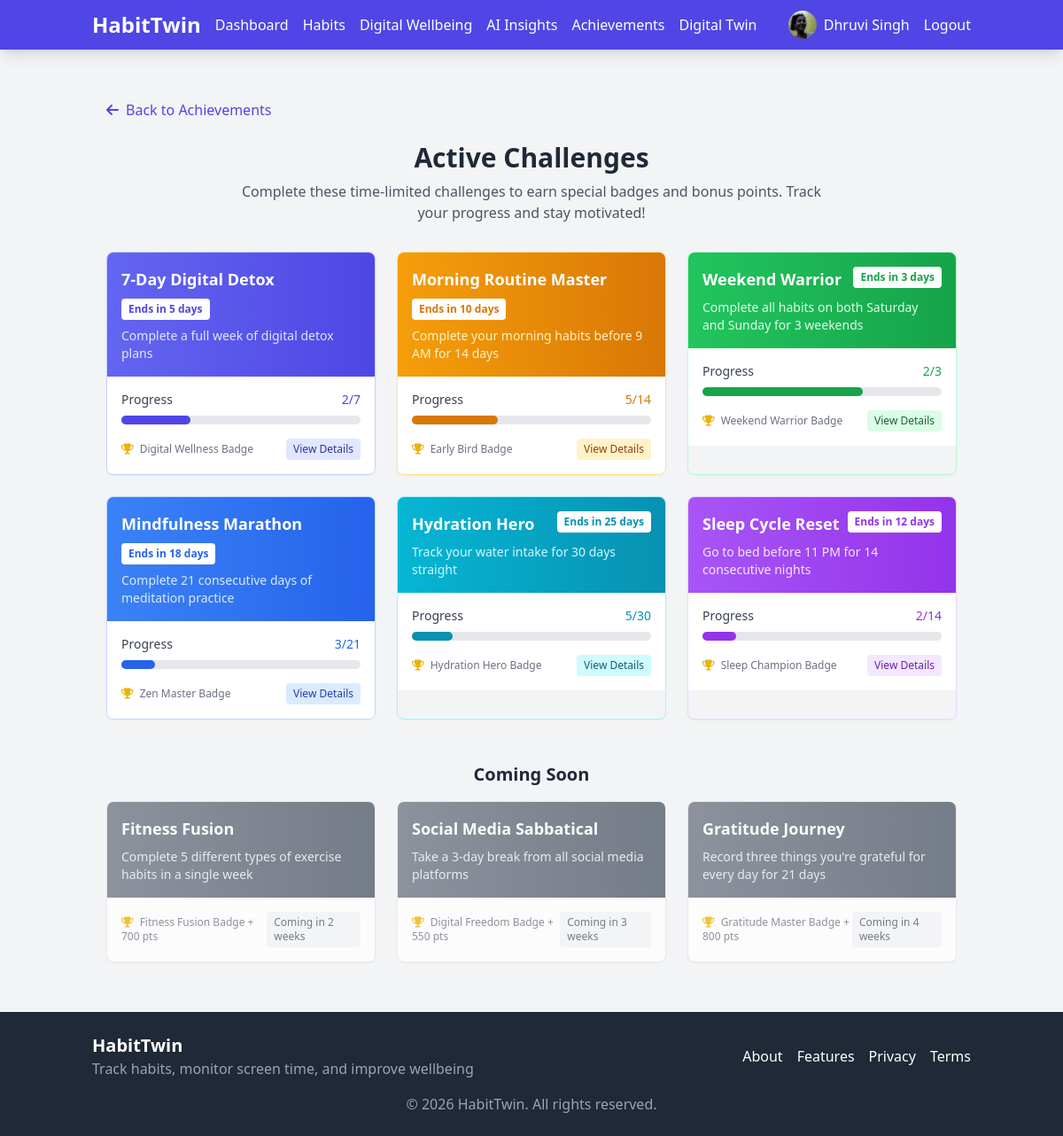
The app's page /challenges (signed in) with its own data.
### app/models.py (models this page shows, shortened)
class User(db.Model, UserMixin):
    id = db.Column(db.Integer, primary_key=True)
    username = db.Column(db.String(64), unique=True, nullable=False)
    email = db.Column(db.String(120), unique=True, nullable=False)
    password_hash = db.Column(db.String(128))
    full_name = db.Column(db.String(100))
    age = db.Column(db.Integer)
    hobbies = db.Column(db.Text)
    bio = db.Column(db.Text)
    profile_pic = db.Column(db.String(100), default='default.jpg')
    join_date = db.Column(db.DateTime, default=datetime.utcnow)
    habits = db.relationship('Habit', backref='user', lazy=True)
    habit_logs = db.relationship('HabitLog', backref='user', lazy=True)
    screen_time_logs = db.relationship('ScreenTimeLog', backref='user', lazy=True)
    achievements = db.relationship('UserAchievement', backref='user', lazy=True)
    app_limits = db.relationship('AppLimit', backref='user', lazy=True)
    detox_plans = db.relationship('DigitalDetoxPlan', backref='user', lazy=True)

### app/gamification/routes.py (the view)
@gamification.route('/challenges')
@login_required
def browse_challenges():
    challenges = [
        {
            'id': 1,
            'name': '7-Day Digital Detox',
            'description': 'Complete a full week of digital detox plans',
            'end_date': datetime.now() + timedelta(days=5),
            'progress': 2,
            'total': 7,
            'reward_points': 500,
            'reward_badge': 'Digital Wellness Badge',
            'color': 'indigo'
        },
        {
            'id': 2,
            'name': 'Morning Routine Master',
            'description': 'Complete your morning habits before 9 AM for 14 days',
            'end_date': datetime.now() + timedelta(days=10),
            'progress': 5,
            'total': 14,
            'reward_points': 750,
            'reward_badge': 'Early Bird Badge',
            'color': 'amber'
        },
        {
            'id': 3,
            'name': 'Weekend Warrior',
            'description': 'Complete all habits on both Saturday and Sunday for 3 weekends',
            'end_date': datetime.now() + timedelta(days=3),
            'progress': 2,
            'total': 3,
            'reward_points': 600,
            'reward_badge': 'Weekend Warrior Badge',
            'color': 'green'
        },
        {
            'id': 4,
            'name': 'Mindfulness Marathon',
            'description': 'Complete 21 consecutive days of meditation practice',
            'end_date': datetime.now() + timedelta(days=18),
            'progress': 3,
            'total': 21,
            'reward_points': 800,
            'reward_badge': 'Zen Master Badge',
            'color': 'blue'
        },
        {
            'id': 5,
            'name': 'Hydration Hero',
            'description': 'Track your water intake for 30 days straight',
            'end_date': datetime.now() + timedelta(days=25),
            'progress': 5,
            'total': 30,
            'reward_points': 650,
            'reward_badge': 'Hydration Hero Badge',
            'color': 'cyan'
        },
        {
            'id': 6,
            'name': 'Sleep Cycle Reset',
            'description': 'Go to bed before 11 PM for 14 consecutive nights',
            'end_date': datetime.now() + timedelta(days=12),
            'progress': 2,
            'total': 14,
            'reward_points': 700,
            'reward_badge': 'Sleep Champion Badge',
            'color': 'purple'
        }
    ]
    return render_template(
        'gamification/browse_challenges.html',
        title='Browse Challenges',
        challenges=challenges
    )

### app/templates/gamification/browse_challenges.html
{% extends "base.html" %}
{% block content %}
<div class="container mx-auto px-4 py-8">
    <div class="max-w-6xl mx-auto">
        <a href="{{ url_for('gamification.achievements') }}" class="inline-flex items-center text-indigo-600 hover:text-indigo-800 mb-6">
            <i class="fas fa-arrow-left mr-2"></i> Back to Achievements
        </a>
        <div class="mb-8 text-center">
            <h1 class="text-3xl font-bold text-gray-800 mb-2">Active Challenges</h1>
            <p class="text-gray-600 max-w-2xl mx-auto">Complete these time-limited challenges to earn special badges and bonus points. Track your progress and stay motivated!</p>
        </div>
        <div class="grid grid-cols-1 md:grid-cols-2 lg:grid-cols-3 gap-6">
            {% for challenge in challenges %}
            <div class="border rounded-lg overflow-hidden shadow-sm hover:shadow-md transition-shadow {% if challenge.color == 'indigo' %}border-indigo-200{% elif challenge.color == 'amber' %}border-amber-200{% elif challenge.color == 'green' %}border-green-200{% elif challenge.color == 'blue' %}border-blue-200{% elif challenge.color == 'cyan' %}border-cyan-200{% elif challenge.color == 'purple' %}border-purple-200{% else %}border-gray-200{% endif %}">
                <div class="bg-gradient-to-r text-white p-4 {% if challenge.color == 'indigo' %}from-indigo-500 to-indigo-600{% elif challenge.color == 'amber' %}from-amber-500 to-amber-600{% elif challenge.color == 'green' %}from-green-500 to-green-600{% elif challenge.color == 'blue' %}from-blue-500 to-blue-600{% elif challenge.color == 'cyan' %}from-cyan-500 to-cyan-600{% elif challenge.color == 'purple' %}from-purple-500 to-purple-600{% else %}from-gray-500 to-gray-600{% endif %}">
                    <div class="flex flex-wrap justify-between items-start gap-2 mb-2">
                        <h3 class="font-bold text-lg">{{ challenge.name }}</h3>
                        <div class="bg-white text-xs font-bold px-2 py-1 rounded whitespace-nowrap {% if challenge.color == 'indigo' %}text-indigo-600{% elif challenge.color == 'amber' %}text-amber-600{% elif challenge.color == 'green' %}text-green-600{% elif challenge.color == 'blue' %}text-blue-600{% elif challenge.color == 'cyan' %}text-cyan-600{% elif challenge.color == 'purple' %}text-purple-600{% else %}text-gray-600{% endif %}">
                            Ends in {{ (challenge.end_date - now).days }} days
                        </div>
                    </div>
                    <p class="text-sm {% if challenge.color == 'indigo' %}text-indigo-100{% elif challenge.color == 'amber' %}text-amber-100{% elif challenge.color == 'green' %}text-green-100{% elif challenge.color == 'blue' %}text-blue-100{% elif challenge.color == 'cyan' %}text-cyan-100{% elif challenge.color == 'purple' %}text-purple-100{% else %}text-gray-100{% endif %}">{{ challenge.description }}</p>
                </div>
                <div class="p-4 bg-white">
                    <div class="flex items-center justify-between mb-2">
                        <span class="text-xs sm:text-sm font-medium text-gray-700">Progress</span>
                        <span class="text-xs sm:text-sm font-medium {% if challenge.color == 'indigo' %}text-indigo-600{% elif challenge.color == 'amber' %}text-amber-600{% elif challenge.color == 'green' %}text-green-600{% elif challenge.color == 'blue' %}text-blue-600{% elif challenge.color == 'cyan' %}text-cyan-600{% elif challenge.color == 'purple' %}text-purple-600{% else %}text-gray-600{% endif %}">{{ challenge.progress }}/{{ challenge.total }}</span>
                    </div>
                    <div class="w-full bg-gray-200 rounded-full h-2.5 mb-4">
                        <div class="h-2.5 rounded-full {% if challenge.color == 'indigo' %}bg-indigo-600{% elif challenge.color == 'amber' %}bg-amber-600{% elif challenge.color == 'green' %}bg-green-600{% elif challenge.color == 'blue' %}bg-blue-600{% elif challenge.color == 'cyan' %}bg-cyan-600{% elif challenge.color == 'purple' %}bg-purple-600{% else %}bg-gray-600{% endif %}" style="width: {{ ((challenge.progress / challenge.total) * 100)|default(0)|round }}%"></div>
                    </div>
                    <div class="flex justify-between items-center">
                        <div class="text-xs text-gray-500">
                            <i class="fas fa-trophy mr-1 text-yellow-500"></i>
                            <span class="hidden xs:inline">Reward:</span> {{ challenge.reward_badge }}
                        </div>
                        <a href="{{ url_for('gamification.challenge_details', challenge_id=challenge.id) }}"
                           class="text-xs font-medium py-1 px-2 rounded transition-colors
                           {% if challenge.color == 'indigo' %}
                               bg-indigo-100 hover:bg-indigo-200 text-indigo-800
                           {% elif challenge.color == 'amber' %}
                               bg-amber-100 hover:bg-amber-200 text-amber-800
                           {% elif challenge.color == 'green' %}
                               bg-green-100 hover:bg-green-200 text-green-800
                           {% elif challenge.color == 'blue' %}
                               bg-blue-100 hover:bg-blue-200 text-blue-800
                           {% elif challenge.color == 'cyan' %}
                               bg-cyan-100 hover:bg-cyan-200 text-cyan-800
                           {% elif challenge.color == 'purple' %}
                               bg-purple-100 hover:bg-purple-200 text-purple-800
                           {% else %}
                               bg-gray-100 hover:bg-gray-200 text-gray-800
                           {% endif %}">
                            View Details
                        </a>
                    </div>
                </div>
            </div>
            {% endfor %}
        </div>
        <div class="mt-12">
            <h2 class="text-xl font-bold text-gray-800 mb-4 text-center">Coming Soon</h2>
            <div class="grid grid-cols-1 md:grid-cols-2 lg:grid-cols-3 gap-6">
                <div class="border border-gray-200 rounded-lg overflow-hidden bg-white shadow-sm opacity-75">
                    <div class="bg-gradient-to-r from-gray-500 to-gray-600 text-white p-4">
                        <h3 class="font-bold text-lg mb-2">Fitness Fusion</h3>
                        <p class="text-gray-200 text-sm">Complete 5 different types of exercise habits in a single week</p>
                    </div>
                    <div class="p-4">
                        <div class="flex justify-between items-center">
                            <div class="text-xs text-gray-500">
                                <i class="fas fa-trophy mr-1 text-yellow-500"></i>
                                <span>Fitness Fusion Badge + 700 pts</span>
                            </div>
                            <span class="text-xs bg-gray-100 text-gray-600 font-medium py-1 px-2 rounded">
                                Coming in 2 weeks
                            </span>
                        </div>
                    </div>
                </div>
                <div class="border border-gray-200 rounded-lg overflow-hidden bg-white shadow-sm opacity-75">
                    <div class="bg-gradient-to-r from-gray-500 to-gray-600 text-white p-4">
                        <h3 class="font-bold text-lg mb-2">Social Media Sabbatical</h3>
                        <p class="text-gray-200 text-sm">Take a 3-day break from all social media platforms</p>
                    </div>
                    <div class="p-4">
                        <div class="flex justify-between items-center">
                            <div class="text-xs text-gray-500">
                                <i class="fas fa-trophy mr-1 text-yellow-500"></i>
                                <span>Digital Freedom Badge + 550 pts</span>
                            </div>
                            <span class="text-xs bg-gray-100 text-gray-600 font-medium py-1 px-2 rounded">
                                Coming in 3 weeks
                            </span>
                        </div>
                    </div>
                </div>
                <div class="border border-gray-200 rounded-lg overflow-hidden bg-white shadow-sm opacity-75">
                    <div class="bg-gradient-to-r from-gray-500 to-gray-600 text-white p-4">
                        <h3 class="font-bold text-lg mb-2">Gratitude Journey</h3>
                        <p class="text-gray-200 text-sm">Record three things you're grateful for every day for 21 days</p>
                    </div>
                    <div class="p-4">
                        <div class="flex justify-between items-center">
                            <div class="text-xs text-gray-500">
                                <i class="fas fa-trophy mr-1 text-yellow-500"></i>
                                <span>Gratitude Master Badge + 800 pts</span>
                            </div>
                            <span class="text-xs bg-gray-100 text-gray-600 font-medium py-1 px-2 rounded">
                                Coming in 4 weeks
                            </span>
                        </div>
                    </div>
                </div>
            </div>
        </div>
    </div>
</div>
{% endblock %}

### app/templates/base.html (shortened to what this page needs)
<!DOCTYPE html>
<html lang="en">
<head>
    <script src="https://cdn.tailwindcss.com"></script>
    <link rel="stylesheet" href="https://cdnjs.cloudflare.com/ajax/libs/font-awesome/6.0.0-beta3/css/all.min.css">
</head>
<body class="bg-gray-100 min-h-screen flex flex-col">
    <nav class="bg-indigo-600 text-white shadow-lg">
        <div class="container mx-auto px-4 py-3">
            <div class="flex justify-between items-center">
                <div class="flex items-center space-x-4">
                    <a href="{{ url_for('main.home') }}" class="text-2xl font-bold">HabitTwin</a>
                    {% if current_user.is_authenticated %}
                    <div class="hidden md:flex space-x-4">
                        <a href="{{ url_for('main.home') }}" class="hover:text-indigo-200">Dashboard</a>
                        <a href="{{ url_for('habits.view_habits') }}" class="hover:text-indigo-200">Habits</a>
                        <a href="{{ url_for('wellbeing.digital_wellbeing') }}" class="hover:text-indigo-200">Digital Wellbeing</a>
                        <a href="{{ url_for('insights.ai_insights') }}" class="hover:text-indigo-200">AI Insights</a>
                        <a href="{{ url_for('gamification.achievements') }}" class="hover:text-indigo-200">Achievements</a>
                        <a href="{{ url_for('chatbot.chatbot_page') }}" class="hover:text-indigo-200">Digital Twin</a>
                    </div>
                    {% endif %}
                </div>
                <div class="flex items-center space-x-4">
                    {% if current_user.is_authenticated %}
                        <a href="{{ url_for('profile.view_profile') }}" class="flex items-center hover:text-indigo-200">
                            <img src="{{ url_for('static', filename='img/profile/' + current_user.profile_pic) }}"
                                alt="Profile" class="w-8 h-8 rounded-full mr-2">
                            {{ current_user.username }}
                        </a>
                        <a href="{{ url_for('auth.logout') }}" class="hover:text-indigo-200">Logout</a>
                    {% else %}
                        <a href="{{ url_for('auth.login') }}" class="hover:text-indigo-200">Login</a>
                        <a href="{{ url_for('auth.register') }}" class="bg-white text-indigo-600 px-4 py-2 rounded-lg font-medium hover:bg-indigo-100">Register</a>
                    {% endif %}
                </div>
            </div>
        </div>
    </nav>
    <main class="container mx-auto px-4 py-6 flex-grow">
        {% block content %}{% endblock %}
    </main>
    <footer class="bg-gray-800 text-white py-6">
        <div class="container mx-auto px-4">
            <div class="flex flex-col md:flex-row justify-between items-center">
                <div class="mb-4 md:mb-0">
                    <h2 class="text-xl font-bold">HabitTwin</h2>
                    <p class="text-gray-400">Track habits, monitor screen time, and improve wellbeing</p>
                </div>
                <div class="flex space-x-4">
                    <a href="{{ url_for('main.about') }}" class="hover:text-indigo-300">About</a>
                    <a href="{{ url_for('main.features') }}" class="hover:text-indigo-300">Features</a>
                    <a href="#" class="hover:text-indigo-300">Privacy</a>
                    <a href="#" class="hover:text-indigo-300">Terms</a>
                </div>
            </div>
            <div class="mt-4 text-center text-gray-400">
                &copy; {{ now.year }} HabitTwin. All rights reserved.
            </div>
        </div>
    </footer>
</body>
</html>

### records on screen
User: profile_pic (picture), username "Dhruvi Singh"

### other values on screen
{{ challenge.name }} "7-Day Digital Detox" "Morning Routine Master" "Weekend Warrior" "Mindfulness Marathon" "Hydration Hero" "Sleep Cycle Reset"
{{ challenge.description }} "Complete a full week of digital detox plans" "Complete your morning habits before 9 AM for 14 days" "Complete all habits on both Saturday and Sunday for 3 weekends" "Complete 21 consecutive days of meditation practice" "Track your water intake for 30 days straight" "Go to bed before 11 PM for 14 consecutive nights"
{{ challenge.progress }} "2" "5" "2" "3" "5" "2"
{{ challenge.total }} "7" "14" "3" "21" "30" "14"
{{ challenge.reward_badge }} "Digital Wellness Badge" "Early Bird Badge" "Weekend Warrior Badge" "Zen Master Badge" "Hydration Hero Badge" "Sleep Champion Badge"
